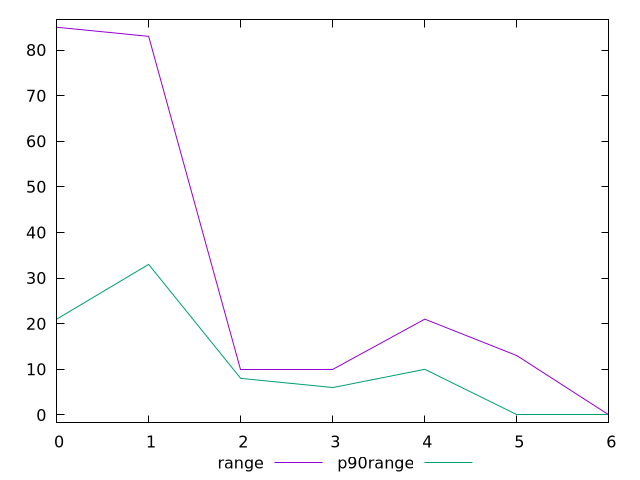

Write gnuplot code to recreate this figure.
$_range <<EOF
85.00000000000182
83
10
10
21
13
0
EOF
$_p90Range <<EOF
21.000000000003638
33
8
6
10
0
0
EOF
set key outside below
set terminal pngcairo
set output "report_00006_2020-11-02T20-21-41.718Z/max-potential-fid/progession_range_p90range.png"
set yrange [-1.7000000000000364:86.70000000000185]
plot $_range title "range" with line ,$_p90Range title "p90range" with line ,
